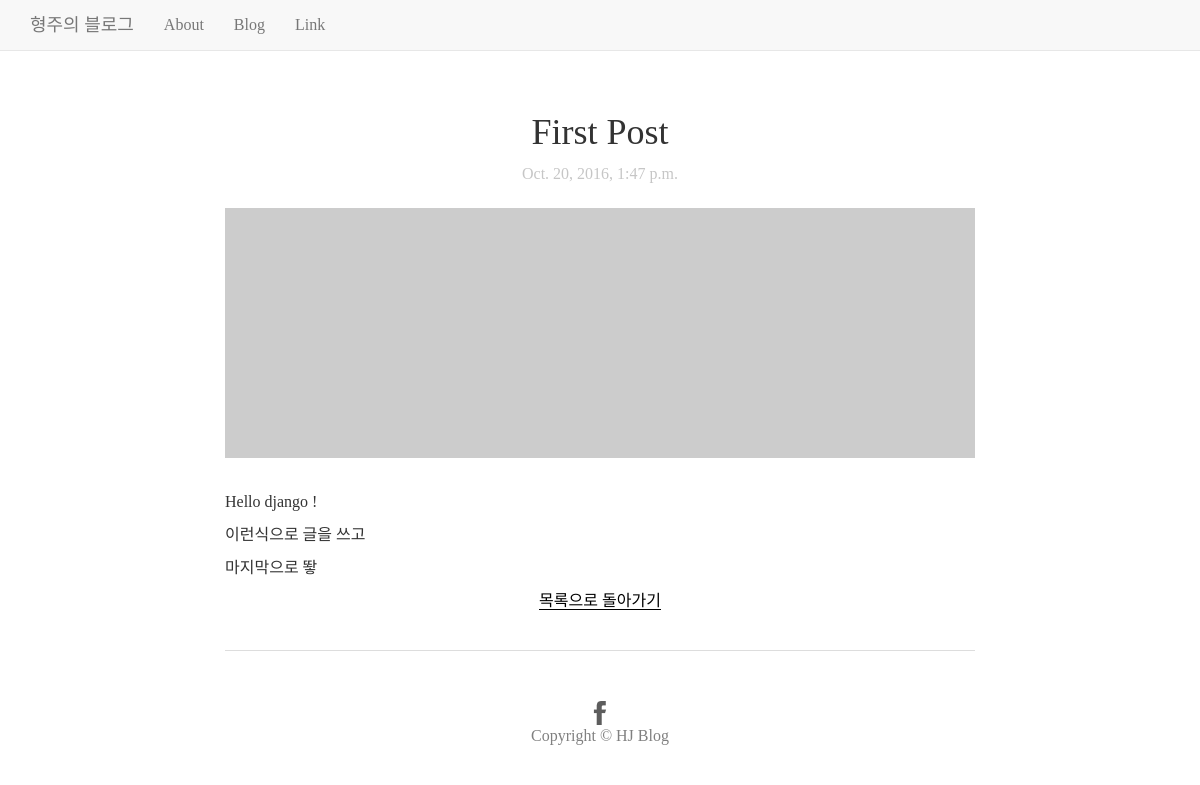
/post/1/, run on an earlier commit of the app's database.
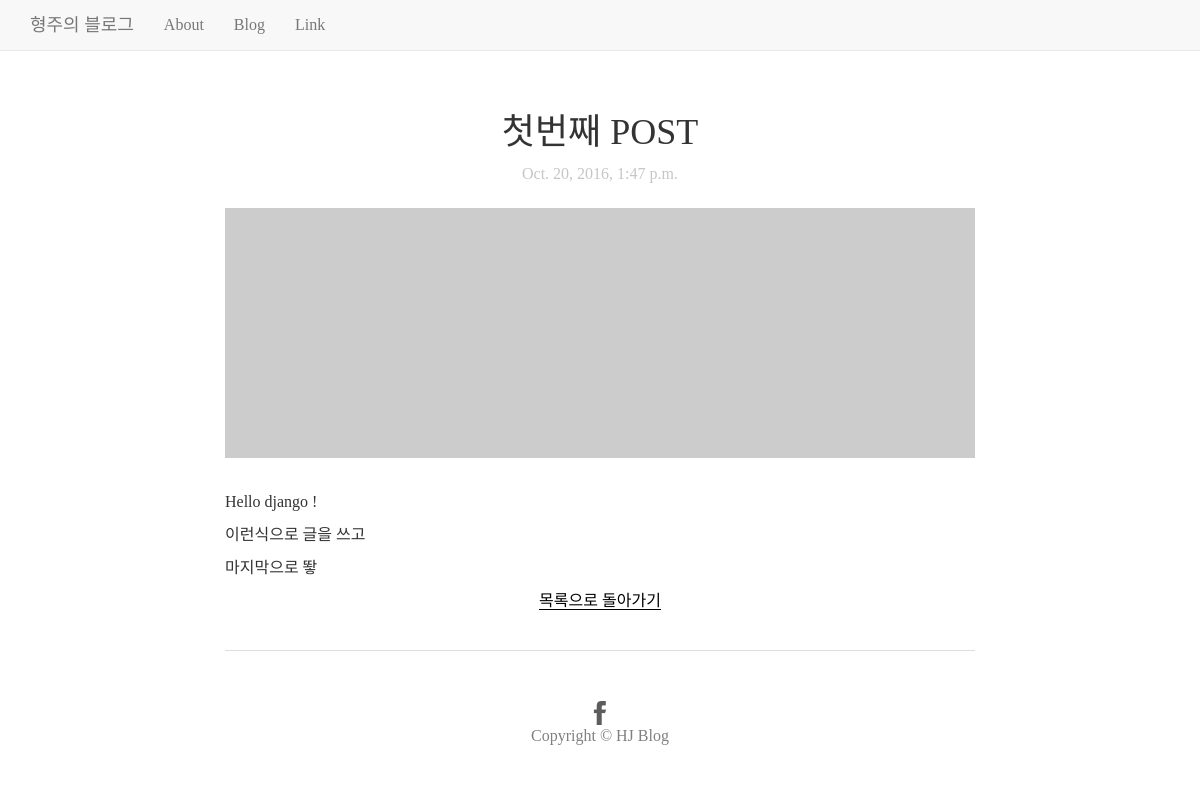
And on a later commit of the database.
### blog/models.py (models this page shows, shortened)
class Post(models.Model): # Model class를 상속받은 Post class를 생성한다는 뜻
	author = models.ForeignKey(settings.AUTH_USER_MODEL)
	title = models.CharField(max_length=200)
	text = models.TextField()
	created_date = models.DateTimeField(default=timezone.now)
	update_date = models.DateTimeField(blank=True, null = True)

### blog/views.py (the view)
# urls.py: url(r'^post/(?P<pk>[0-9]+)/$', views.post_detail, name='post_detail'),
def post_detail(request, pk):
    post = get_object_or_404(Post, pk=pk)
    return render(request, 'blog/post_detail.html', {'post': post})

### blog/templates/blog/post_detail.html
{% extends "blog/base.html" %}
{% block content %}
    <div class="col-lg-8 col-lg-offset-2">
        <div class="list-module">
            <h1>{{ post.title }}</h1>
            <center><div class="created_date">{{ post.created_date }}</div></center>
            <br>
            <img class="img-responsive" src="http://placehold.it/900x300" alt="">
            <br>
		    <p>{{ post.text | linebreaks }}</p>
            <div class="readMoreDIV">
                <a href="{% url 'post_list' %}" class="readMore">목록으로 돌아가기</a>
            </div>
        </div>
    </div>
{% endblock %}

What changed in the data, as far as the page shows it:
changed Post "Hello django ! 이런식으로 글을 쓰고 마지막으로 뙇": title "First Post" → "첫번째 POST"
